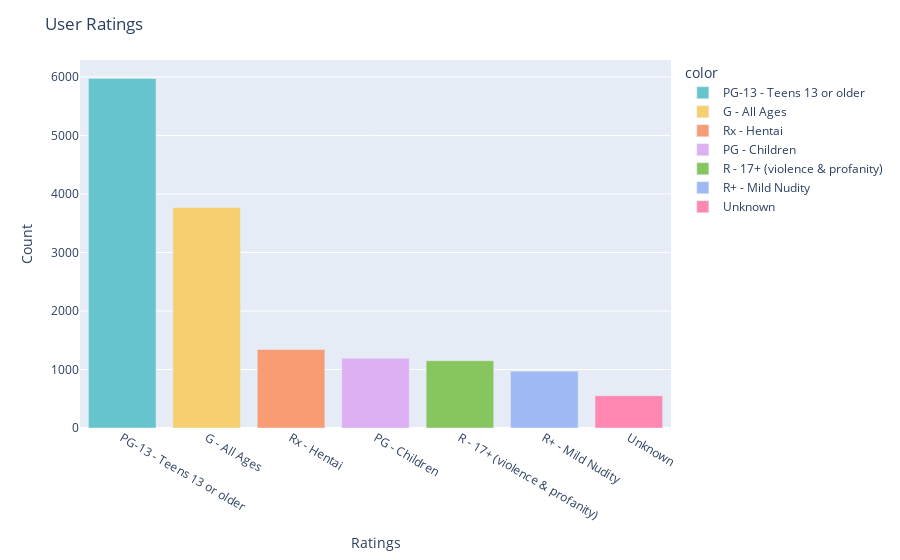

Write notebook code for a chart like this one.
### Code cell
# Extract the user ratings
user_ratings = anime_data['Rating']

# Create a bar plot with a colorful palette
fig = px.bar(user_ratings.value_counts(), color=user_ratings.value_counts().index, color_discrete_sequence=px.colors.qualitative.Pastel)

# Update the layout for bar plot
fig.update_layout(
    title='User Ratings',
    xaxis=dict(title='Ratings'),
    yaxis=dict(title='Count')
)

# Show the bar plot
fig.show()

### Figure 1 — Plotly figure (JSON) as saved in the notebook; plotly's stock layout.template omitted (floating-point values rounded to 4 significant figures)
{"data": [{"alignmentgroup": "True", "hovertemplate": "color=PG-13 - Teens 13 or older<br>Rating=%{x}<br>value=%{y}<extra></extra>", "legendgroup": "PG-13 - Teens 13 or older", "marker": {"color": "rgb(102, 197, 204)", "pattern": {"shape": ""}}, "name": "PG-13 - Teens 13 or older", "offsetgroup": "PG-13 - Teens 13 or older", "orientation": "v", "showlegend": true, "textposition": "auto", "type": "bar", "x": ["PG-13 - Teens 13 or older"], "xaxis": "x", "y": [5975], "yaxis": "y"}, {"alignmentgroup": "True", "hovertemplate": "color=G - All Ages<br>Rating=%{x}<br>value=%{y}<extra></extra>", "legendgroup": "G - All Ages", "marker": {"color": "rgb(246, 207, 113)", "pattern": {"shape": ""}}, "name": "G - All Ages", "offsetgroup": "G - All Ages", "orientation": "v", "showlegend": true, "textposition": "auto", "type": "bar", "x": ["G - All Ages"], "xaxis": "x", "y": [3770], "yaxis": "y"}, {"alignmentgroup": "True", "hovertemplate": "color=Rx - Hentai<br>Rating=%{x}<br>value=%{y}<extra></extra>", "legendgroup": "Rx - Hentai", "marker": {"color": "rgb(248, 156, 116)", "pattern": {"shape": ""}}, "name": "Rx - Hentai", "offsetgroup": "Rx - Hentai", "orientation": "v", "showlegend": true, "textposition": "auto", "type": "bar", "x": ["Rx - Hentai"], "xaxis": "x", "y": [1342], "yaxis": "y"}, {"alignmentgroup": "True", "hovertemplate": "color=PG - Children<br>Rating=%{x}<br>value=%{y}<extra></extra>", "legendgroup": "PG - Children", "marker": {"color": "rgb(220, 176, 242)", "pattern": {"shape": ""}}, "name": "PG - Children", "offsetgroup": "PG - Children", "orientation": "v", "showlegend": true, "textposition": "auto", "type": "bar", "x": ["PG - Children"], "xaxis": "x", "y": [1192], "yaxis": "y"}, {"alignmentgroup": "True", "hovertemplate": "color=R - 17+ (violence & profanity)<br>Rating=%{x}<br>value=%{y}<extra></extra>", "legendgroup": "R - 17+ (violence & profanity)", "marker": {"color": "rgb(135, 197, 95)", "pattern": {"shape": ""}}, "name": "R - 17+ (violence & profanity)", "offsetgroup": "R - 17+ (violence & profanity)", "orientation": "v", "showlegend": true, "textposition": "auto", "type": "bar", "x": ["R - 17+ (violence & profanity)"], "xaxis": "x", "y": [1150], "yaxis": "y"}, {"alignmentgroup": "True", "hovertemplate": "color=R+ - Mild Nudity<br>Rating=%{x}<br>value=%{y}<extra></extra>", "legendgroup": "R+ - Mild Nudity", "marker": {"color": "rgb(158, 185, 243)", "pattern": {"shape": ""}}, "name": "R+ - Mild Nudity", "offsetgroup": "R+ - Mild Nudity", "orientation": "v", "showlegend": true, "textposition": "auto", "type": "bar", "x": ["R+ - Mild Nudity"], "xaxis": "x", "y": [970], "yaxis": "y"}, {"alignmentgroup": "True", "hovertemplate": "color=Unknown<br>Rating=%{x}<br>value=%{y}<extra></extra>", "legendgroup": "Unknown", "marker": {"color": "rgb(254, 136, 177)", "pattern": {"shape": ""}}, "name": "Unknown", "offsetgroup": "Unknown", "orientation": "v", "showlegend": true, "textposition": "auto", "type": "bar", "x": ["Unknown"], "xaxis": "x", "y": [553], "yaxis": "y"}], "layout": {"barmode": "relative", "legend": {"title": {"text": "color"}, "tracegroupgap": 0}, "margin": {"t": 60}, "title": {"text": "User Ratings"}, "xaxis": {"anchor": "y", "domain": [0, 1], "title": {"text": "Ratings"}}, "yaxis": {"anchor": "x", "domain": [0, 1], "title": {"text": "Count"}}}}
